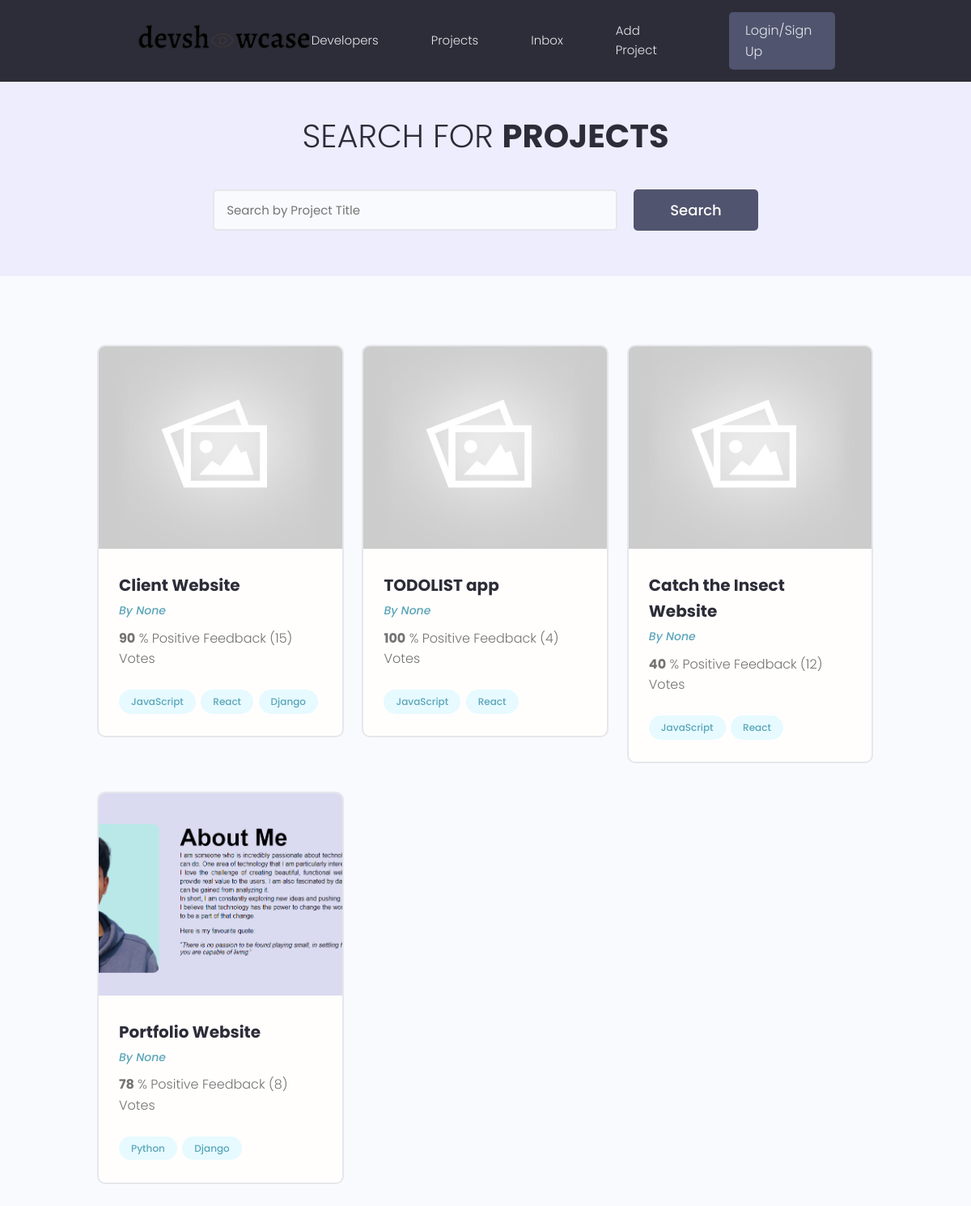
Before: /projects/ with the older database file.
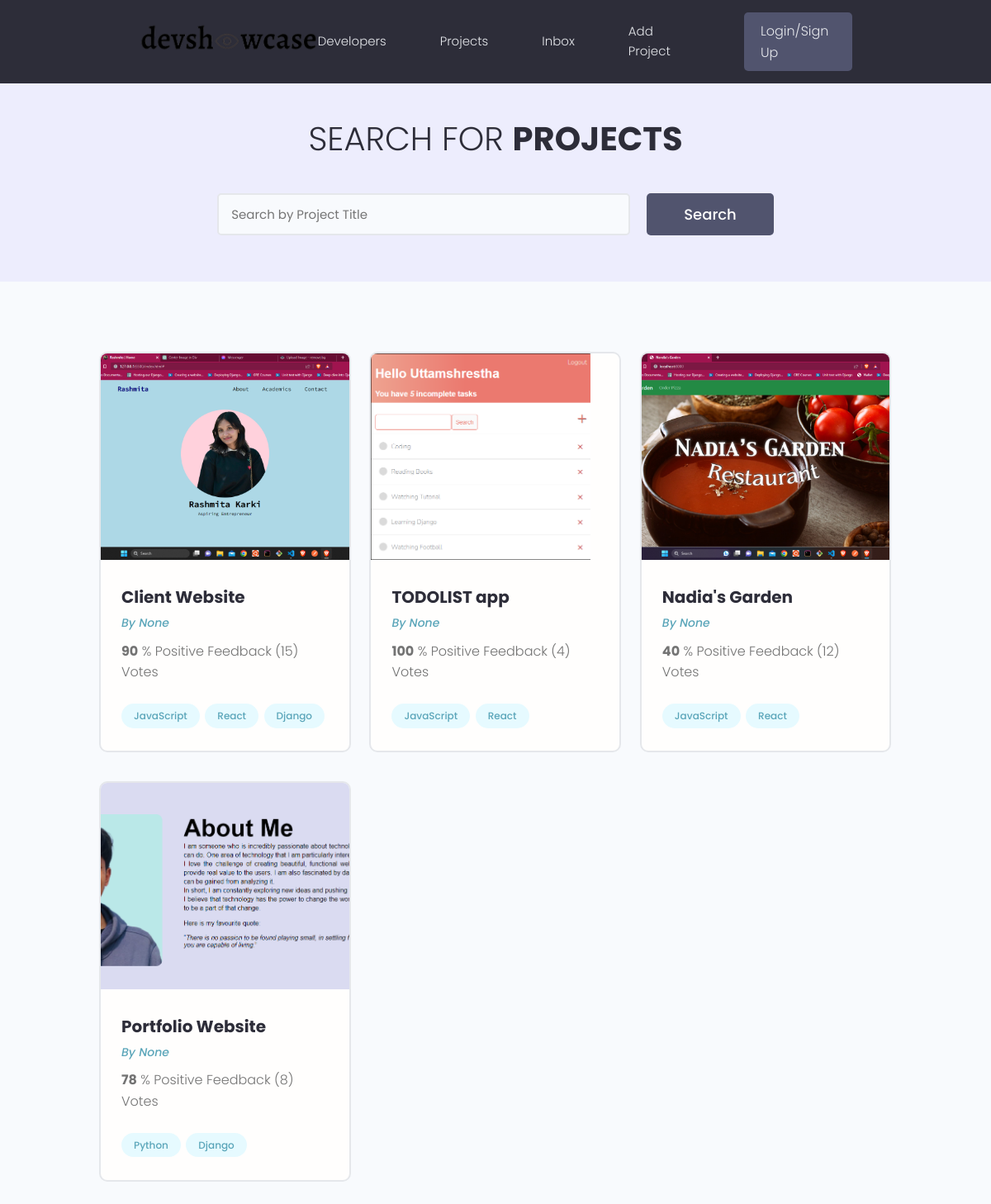
After: the same page with the newer database file.
### application/models.py (models this page shows, shortened)
class Project (models.Model):
    owner = models.ForeignKey(Profile, blank = True, null = True, on_delete = models.SET_NULL )  # Create the owner for the project and don't delete the project when the user id is deleted by any circumstances.
    title = models.CharField(max_length = 200)
    description = models.TextField(blank = True, null = True)
    project_image = models.ImageField(blank = True, null = True, default = "default.jpg") # to add images to the DB.
    demo_link = models.CharField(max_length=2000, blank = True, null = True)
    source_link = models.CharField(max_length = 2000, blank = True, null = True)
    tags = models.ManyToManyField('Tag', blank = True)  # it lets user select content of Tag table.
    vote_total = models.IntegerField(default = 0, null = True, blank = True)
    vote_ratio = models.IntegerField(default = 0, null = True, blank = True)
    created = models.DateTimeField(auto_now_add=True)
    id = models.UUIDField(default=uuid.uuid4, primary_key=True, unique=True, editable=False) # generate random unique id

class Tag(models.Model):
    name = models.CharField(max_length = 200)
    created = models.DateTimeField(auto_now_add=True)
    id = models.UUIDField(default = uuid.uuid4, primary_key = True, editable = False) # generate random unique ID
    def __str__(self):
        return self.name

### application/views.py (the view)
# urls.py: path("", views.projects, name="projects"),    # list view
def projects(request):  # list view
    projects = models.Project.objects.all() # quering all the projects and storing in projects
    context = {'projects': projects}
    return render(request, 'application/projects.html', context)

### template/application/projects.html (shortened to what this page needs)
{% extends 'application/main.html' %}
{% block content %}
<main class="projects">
    <section class="hero-section text-center">
      <div class="container container--narrow">
        <div class="hero-section__box">
          <h2>Search for <span>Projects</span></h2>
        </div>
        <div class="hero-section__search">
          <form class="form" action="#" method="get">
            <div class="form__field">
              <input class="input input--text" id="formInput#search" type="text" name="text"
                placeholder="Search by Project Title" />
            </div>
            <input class="btn btn--sub btn--lg" type="submit" value="Search" />
          </form>
        </div>
      </div>
    </section>
    <section class="projectsList">
      <div class="container">
        <div class="grid grid--three">
            {% for project in projects %}
          <div class="column">
            <div class="card project">
              <a href="{% url 'project' project.id %}" class="project">
                <img class="project__thumbnail" src="{{ project.project_image.url }}" alt="project thumbnail" />
                <div class="card__body">
                  <h3 class="project__title">{{project.title}}</h3>
                  <p><a class="project__author" href="{% url 'project' project.id %}">By {{project.owner}}</a></p>
                  <p class="project--rating">
                    <span style="font-weight: bold;">{{project.vote_ratio}}</span> % Positive
                    Feedback ({{project.vote_total}}) Vote{{project.vote_total|pluralize:"s"}}
                  </p>
                  <div class="project__tags">
                    {% for tag in project.tags.all %}
                    <span class="tag tag--pill tag--main">
                      <small>{{tag}}</small>
                    </span>
                    {% endfor %}
                  </div>
                </div>
              </a>
            </div>
          </div>
          {% endfor %}
        </div>
      </div>
    </section>
  </main>
{% endblock content %}

### template/application/main.html (shortened to what this page needs)
<!DOCTYPE html>
{% load static %}
<html lang="en">
<head>
    <link rel="stylesheet" href="https://cdn.iconmonstr.com/1.3.0/css/iconmonstr-iconic-font.min.css" />
    <link rel="stylesheet" href="{% static 'uikit/styles/uikit.css' %}" />
    <link rel="stylesheet" href="{% static 'styles/app.css' %}" />
</head>
<body>
    {% include 'application/navbar.html' %}
    {% block content %}
    {% endblock content %}
</body>
</html>

### template/application/navbar.html (shortened to what this page needs)
{% load static %}
  <header class="header">
    <div class="container container--narrow">
      <a href="{% url 'profiles' %}" class="header__logo">
        <img src="{% static 'images/logo.png' %}" alt="logo" />
      </a>
      <nav class="header__nav">
        <ul class="header__menu">
          <li class="header__menuItem"><a href="{% url 'profiles' %}">Developers</a></li>
          <li class="header__menuItem"><a href="{% url 'projects' %}">Projects</a></li>
          <li class="header__menuItem"><a href="">Inbox</a></li>
          <li class="header__menuItem"><a href="{% url 'create' %}">Add Project</a></li>
          <li class="header__menuItem"><a href="" class="btn btn--sub">Login/Sign Up</a></li>
        </ul>
      </nav>
    </div>
  </header>

### static/styles/app.css (style rules this page uses)
:root { --color-sub: #2d2d39; }
.btn--sub { background-color: var(--color-sub-light); }
.card { border: 2px solid var(--color-light); }
img { width: 100%; }
.header { position: sticky; z-index: 111; background-color: var(--color-sub); padding: 1.5rem 0; }
.header > .container { display: flex; justify-content: space-between; align-items: center; }
.header__logo > img { height: 3.8rem; }
.header__nav > ul { display: inline-flex; align-items: center; list-style: none; gap: 6.5rem; }
.header__menuItem > a { color: var(--color-light); font-weight: 300; }
.hero-section { height: 40vh; display: flex; align-items: center; background-color: var(--color-sub); }
.hero-section__box { margin-bottom: 4rem; }
.hero-section__box > h2, .hero-section__box > h2 > span { font-size: 4rem; color: var(--color-light); line-height: 1.3; text-transform: uppercase; }
.hero-section__box > h2 { font-weight: 300; }
.hero-section__box > h2 > span { font-weight: 700; }
.hero-section__search > .form { display: flex; align-items: center; justify-content: center; gap: 2rem; }
.hero-section__search > .form input.input--text { width: 50rem; }
.project__author { font-size: 1.4rem; font-style: italic; }
.project--rating { margin-bottom: 1.6em; margin-top: .5em; }
.projects > .hero-section { background: var(--color-sub-lighter); height: 30vh; }
.projects .hero-section__box { margin-bottom: 2.5rem; }
.projects .hero-section__box > h2 { color: var(--color-sub); }
.projects .hero-section__box > h2 > span { font-weight: 700; color: var(--color-sub); }
.projectsList { margin-top: 8rem; }
.project__thumbnail { height: 25rem; object-fit: cover; object-position: top center; }
.project__title { font-size: 2rem; font-weight: 700; color: var(--color-sub); }

### static/uikit/styles/modules/_variables.css (style rules this page uses)
:root { --color-main: #5aa5b9; --color-main-light: #e6faff; --color-sub: #3f4156; --color-sub-light: #51546e; --color-sub-lighter: #ededfd; --color-text: #737373; --color-gray: #8b8b8b; --color-light: #e5e7eb; --color-light-gray: #767676; --color-bg: #f8fafd; --color-white: #fffefd; --color-white-light: #f3f3f3; --color-success: #359e64; --color-success-bg: #def8e8; --color-error: #fc4b0b; --color-error-bg: #fff2ee; --font-base: 'Poppins', arial, helvetica, 'Segoe UI', roboto, ubuntu, sans-serif; --font-monospace: 'Fira Code', 'Courier New', courier, monospace; --font-regular: 300; --font-medium: 500; --font-bold: 700; --generic-shadow: 1px 1px 5px #00000010; --generic-transition: all 0.3s ease-in-out; }

### static/uikit/styles/modules/_base.css (style rules this page uses)
* { margin: 0; padding: 0; box-sizing: border-box; text-rendering: optimizeLegibility; color: inherit; font-size: inherit; }
html { font-size: 50%; }
@media only screen and (min-width: 480px) { html { font-size: 56.25%; } }
@media only screen and (min-width: 1200px) { html { font-size: 62.5%; } }
body { line-height: 1.6; font-weight: 400; font-size: 1.5rem; color: var(--color-text); background-color: var(--color-bg); min-height: 100vh; }

### static/uikit/styles/modules/_typography.css (style rules this page uses)
* { font-family: var(--font-base); }
h2 { font-size: 3.6rem; font-weight: var(--font-bold); }
h3 { font-size: 3.2rem; font-weight: var(--font-medium); }
p, span, strong { font-size: 1.6rem; color: var(--color-text); font-weight: var(--font-regular); }
a { padding-bottom: 2px; text-decoration: none; display: inline-block; color: var(--color-main); font-weight: var(--font-medium); }

### static/uikit/styles/modules/_utilities.css (style rules this page uses)
.container { width: 92%; max-width: 165rem; margin: 0 auto; box-sizing: border-box; }
.container--narrow { width: 92%; max-width: 120rem; }
@media screen and (min-width: 1000px) { .container { width: 90%; } }
@media screen and (min-width: 1000px) { .container--narrow { width: 85%; } }
@media screen and (min-width: 1200px) { .container { width: 80%; } }
@media screen and (min-width: 1200px) { .container--narrow { width: 72%; } }
.text-center { text-align: center; }

### static/uikit/styles/modules/_button.css (style rules this page uses)
.btn { display: inline-block; position: relative; cursor: pointer; background-color: var(--color-light); font-weight: var(--font-medium); color: var(--color-sub); text-decoration: none; padding: 1rem 2rem; border-radius: 0.5rem; border: none; width: -webkit-fit-content; width: -moz-fit-content; width: fit-content; height: -webkit-fit-content; height: -moz-fit-content; height: fit-content; font-size: 1.6rem; outline-width: 0; outline-color: transparent; -webkit-backface-visibility: hidden; backface-visibility: hidden; transition: all 0.3s ease-in-out; }
.btn--sub { background-color: var(--color-sub); color: var(--color-white); }
.btn--lg { font-size: 1.8rem; padding: 1.2rem 4.5rem; }

Changed rows visible on the page:
changed Project "Client Website": project_image: picture added in place of a placeholder
changed Project "TODOLIST app": project_image: picture added in place of a placeholder
changed Project: project_image: picture added in place of a placeholder; title "Catch the Insect Website" → "Nadia's Garden"
